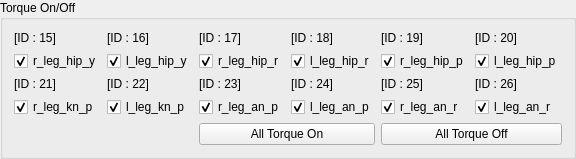
             <widget class="QGroupBox" name="leg_torque">
              <property name="title">
               <string>Torque On/Off</string>
              </property>
              <layout class="QGridLayout" name="gridLayout_8">
               <item row="2" column="1">
                <widget class="QLabel" name="id_22">
                 <property name="text">
                  <string>[ID : 22]</string>
                 </property>
                </widget>
               </item>
               <item row="1" column="3">
                <widget class="QCheckBox" name="id_18_checkbox">
                 <property name="text">
                  <string>l_leg_hip_r</string>
                 </property>
                 <property name="checked">
                  <bool>true</bool>
                 </property>
                 <attribute name="buttonGroup">
                  <string notr="true">leg_torque_buttongroup</string>
                 </attribute>
                </widget>
               </item>
               <item row="0" column="0">
                <widget class="QLabel" name="id_15">
                 <property name="text">
                  <string>[ID : 15]</string>
                 </property>
                </widget>
               </item>
               <item row="2" column="4">
                <widget class="QLabel" name="id_25">
                 <property name="text">
                  <string>[ID : 25]</string>
                 </property>
                </widget>
               </item>
               <item row="0" column="1">
                <widget class="QLabel" name="id_16">
                 <property name="text">
                  <string>[ID : 16]</string>
                 </property>
                </widget>
               </item>
               <item row="0" column="5">
                <widget class="QLabel" name="id_20">
                 <property name="text">
                  <string>[ID : 20]</string>
                 </property>
                </widget>
               </item>
               <item row="0" column="4">
                <widget class="QLabel" name="id_19">
                 <property name="text">
                  <string>[ID : 19]</string>
                 </property>
                </widget>
               </item>
               <item row="0" column="2">
                <widget class="QLabel" name="id_17">
                 <property name="text">
                  <string>[ID : 17]</string>
                 </property>
                </widget>
               </item>
               <item row="0" column="3">
                <widget class="QLabel" name="id_18">
                 <property name="text">
                  <string>[ID : 18]</string>
                 </property>
                </widget>
               </item>
               <item row="2" column="0">
                <widget class="QLabel" name="id_21">
                 <property name="text">
                  <string>[ID : 21]</string>
                 </property>
                </widget>
               </item>
               <item row="1" column="4">
                <widget class="QCheckBox" name="id_19_checkbox">
                 <property name="text">
                  <string>r_leg_hip_p</string>
                 </property>
                 <property name="checked">
                  <bool>true</bool>
                 </property>
                 <attribute name="buttonGroup">
                  <string notr="true">leg_torque_buttongroup</string>
                 </attribute>
                </widget>
               </item>
               <item row="2" column="2">
                <widget class="QLabel" name="id_23">
                 <property name="text">
                  <string>[ID : 23]</string>
                 </property>
                </widget>
               </item>
               <item row="1" column="1">
                <widget class="QCheckBox" name="id_16_checkbox">
                 <property name="text">
                  <string>l_leg_hip_y</string>
                 </property>
                 <property name="checked">
                  <bool>true</bool>
                 </property>
                 <attribute name="buttonGroup">
                  <string notr="true">leg_torque_buttongroup</string>
                 </attribute>
                </widget>
               </item>
               <item row="1" column="0">
                <widget class="QCheckBox" name="id_15_checkbox">
                 <property name="text">
                  <string>r_leg_hip_y</string>
                 </property>
                 <property name="checked">
                  <bool>true</bool>
                 </property>
                 <attribute name="buttonGroup">
                  <string notr="true">leg_torque_buttongroup</string>
                 </attribute>
                </widget>
               </item>
               <item row="2" column="5">
                <widget class="QLabel" name="id_26">
                 <property name="text">
                  <string>[ID : 26]</string>
                 </property>
                </widget>
               </item>
               <item row="2" column="3">
                <widget class="QLabel" name="id_24">
                 <property name="text">
                  <string>[ID : 24]</string>
                 </property>
                </widget>
               </item>
               <item row="1" column="5">
                <widget class="QCheckBox" name="id_20_checkbox">
                 <property name="text">
                  <string>l_leg_hip_p</string>
                 </property>
                 <property name="checked">
                  <bool>true</bool>
                 </property>
                 <attribute name="buttonGroup">
                  <string notr="true">leg_torque_buttongroup</string>
                 </attribute>
                </widget>
               </item>
               <item row="3" column="2">
                <widget class="QCheckBox" name="id_23_checkbox">
                 <property name="text">
                  <string>r_leg_an_p</string>
                 </property>
                 <property name="checked">
                  <bool>true</bool>
                 </property>
                 <attribute name="buttonGroup">
                  <string notr="true">leg_torque_buttongroup</string>
                 </attribute>
                </widget>
               </item>
               <item row="1" column="2">
                <widget class="QCheckBox" name="id_17_checkbox">
                 <property name="text">
                  <string>r_leg_hip_r</string>
                 </property>
                 <property name="checked">
                  <bool>true</bool>
                 </property>
                 <attribute name="buttonGroup">
                  <string notr="true">leg_torque_buttongroup</string>
                 </attribute>
                </widget>
               </item>
               <item row="3" column="1">
                <widget class="QCheckBox" name="id_22_checkbox">
                 <property name="text">
                  <string>l_leg_kn_p</string>
                 </property>
                 <property name="checked">
                  <bool>true</bool>
                 </property>
                 <attribute name="buttonGroup">
                  <string notr="true">leg_torque_buttongroup</string>
                 </attribute>
                </widget>
               </item>
               <item row="3" column="0">
                <widget class="QCheckBox" name="id_21_checkbox">
                 <property name="text">
                  <string>r_leg_kn_p</string>
                 </property>
                 <property name="checked">
                  <bool>true</bool>
                 </property>
                 <attribute name="buttonGroup">
                  <string notr="true">leg_torque_buttongroup</string>
                 </attribute>
                </widget>
               </item>
               <item row="3" column="3">
                <widget class="QCheckBox" name="id_24_checkbox">
                 <property name="text">
                  <string>l_leg_an_p</string>
                 </property>
                 <property name="checked">
                  <bool>true</bool>
                 </property>
                 <attribute name="buttonGroup">
                  <string notr="true">leg_torque_buttongroup</string>
                 </attribute>
                </widget>
               </item>
               <item row="3" column="4">
                <widget class="QCheckBox" name="id_25_checkbox">
                 <property name="text">
                  <string>r_leg_an_r</string>
                 </property>
                 <property name="checked">
                  <bool>true</bool>
                 </property>
                 <attribute name="buttonGroup">
                  <string notr="true">leg_torque_buttongroup</string>
                 </attribute>
                </widget>
               </item>
               <item row="3" column="5">
                <widget class="QCheckBox" name="id_26_checkbox">
                 <property name="text">
                  <string>l_leg_an_r</string>
                 </property>
                 <property name="checked">
                  <bool>true</bool>
                 </property>
                 <attribute name="buttonGroup">
                  <string notr="true">leg_torque_buttongroup</string>
                 </attribute>
                </widget>
               </item>
               <item row="4" column="4" colspan="2">
                <widget class="QPushButton" name="leg_all_torque_off_button">
                 <property name="text">
                  <string>All Torque Off</string>
                 </property>
                </widget>
               </item>
               <item row="4" column="2" colspan="2">
                <widget class="QPushButton" name="leg_all_torque_on_button">
                 <property name="text">
                  <string>All Torque On</string>
                 </property>
                </widget>
               </item>
              </layout>
             </widget>
